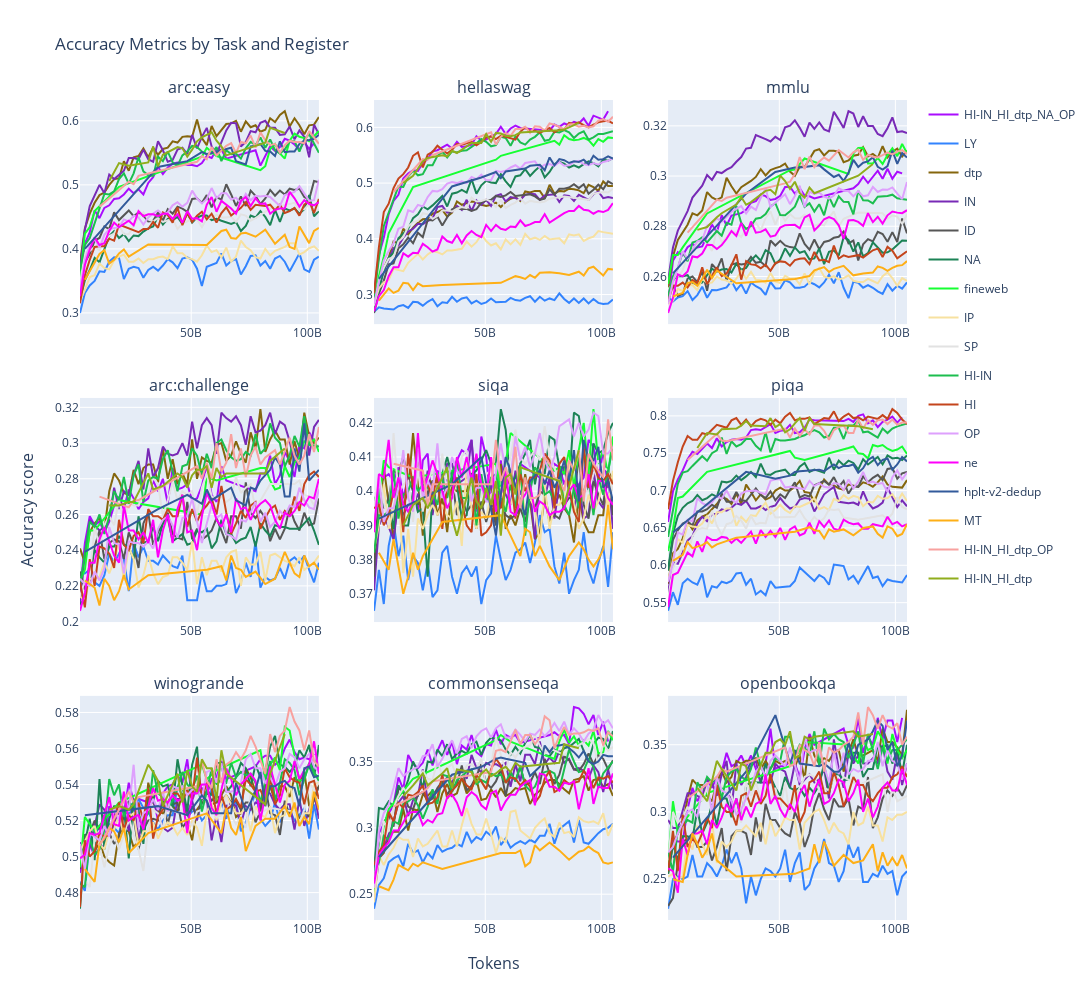

The notebook cell this image was saved under:
### Code cell
# Create a 2x2 grid of subplots
fig = make_subplots(
    rows=3, cols=3, 
    subplot_titles=["arc:easy", "hellaswag", "mmlu", "arc:challenge", "siqa", "piqa", "winogrande", "commonsenseqa", "openbookqa"],
    x_title="Tokens",
    y_title="Accuracy score",
    #shared_xaxes=True,  # Share the x-axis across all subplots
    vertical_spacing=0.09,  # Adjust space between subplots
)

# List of accuracy columns
accuracy_columns = ['acc_norm_arc_easy', 'acc_norm_hellaswag', 'acc_norm_mmlu', 'acc_norm_arc_challenge', 'acc_norm_siqa', 'acc_norm_piqa', 'acc_norm_winogrande', 'acc_norm_commonsense_qa', 'acc_norm_openbookqa']

# Loop over each accuracy metric and add traces to the subplots
for i, accuracy_col in enumerate(accuracy_columns):
    row = (i // 3) + 1  # Determine the row for the subplot (1 or 2)
    col = (i % 3) + 1   # Determine the column for the subplot (1 or 2)
    
    # Group by label and plot each group with a different color
    for label in df['register'].unique():
        label_data = df[df['register'] == label]
        
        fig.add_trace(
            go.Scatter(
                x=label_data['tokens'], 
                y=label_data[accuracy_col], 
                mode='lines', 
                showlegend=True if row==1 and col==1 else False,
                name=f'{label}', #if row==0 and col==0 else None,#name=f'{accuracy_col} - {label}', 
                legendgroup=f'{label}',
                line=dict(color=c_map[label])#dict(color=px.colors.qualitative.Set1[list(df['register'].unique()).index(label)])
            ),
            row=row, col=col
        )

# Update layout for better appearance
fig.update_layout(
    title="Accuracy Metrics by Task and Register",
    height=1000,  # Adjust the height of the plot
    width=1300,
    showlegend=True,  # Show legend
)


# Show the plot
fig.show()
